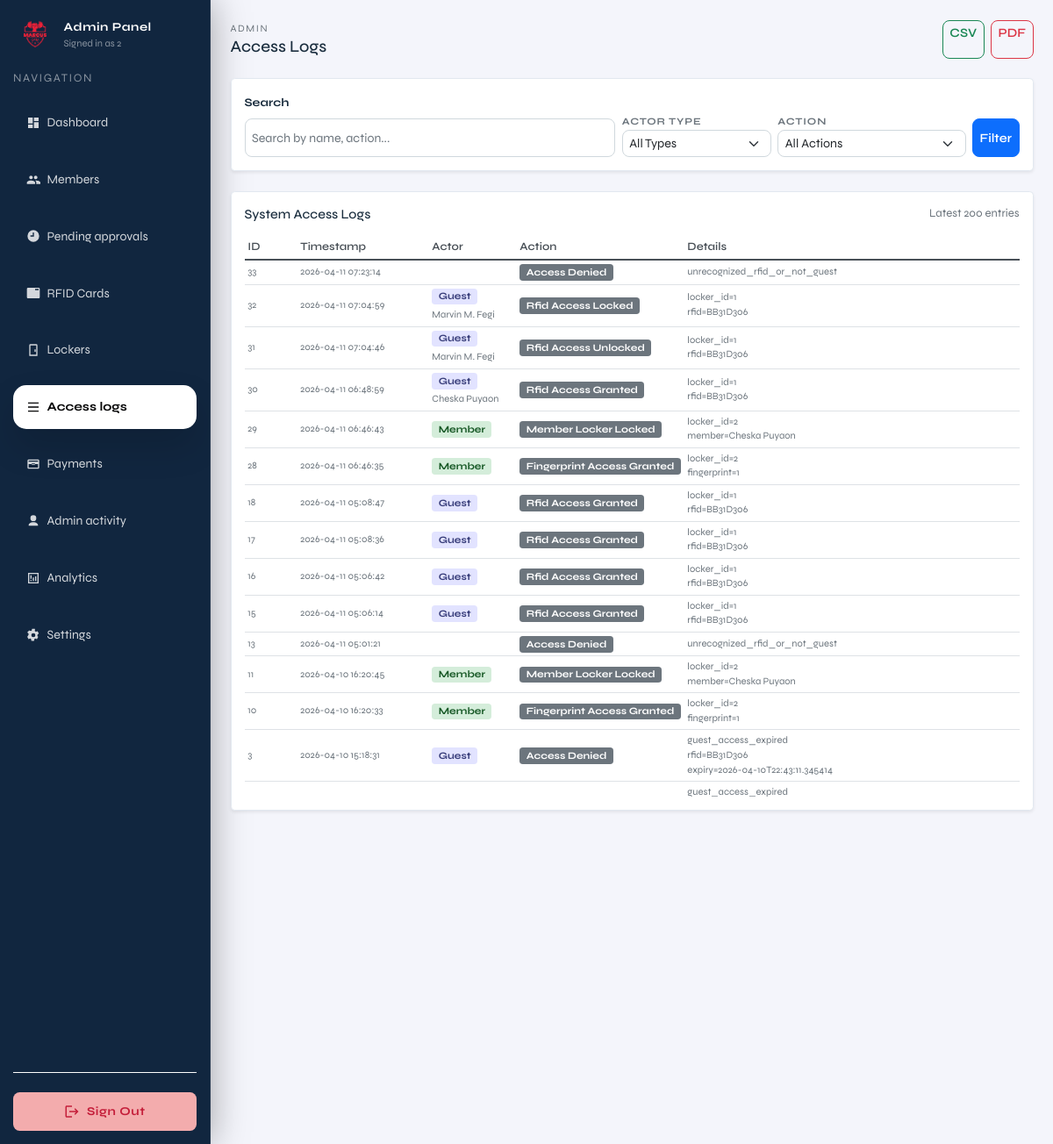
/admin/access-logs (signed in), run on the app's committed database.
### tables this page shows
CREATE TABLE access_logs (
              id INTEGER PRIMARY KEY AUTOINCREMENT,
              actor_type TEXT NOT NULL, -- member|guest|admin|system
              actor_ref TEXT,           -- e.g. member_id or rfid uid
              action TEXT NOT NULL,     -- e.g. unlock_requested|unlocked|denied
              detail TEXT,
              created_at TEXT NOT NULL DEFAULT (datetime('now'))
            );

### admin.py (the view)
@admin_bp.get("/access-logs")
def admin_access_logs():
    guard = _require_admin()
    if guard is not None:
        return guard
    q = (request.args.get("q") or "").strip()
    actor_type = (request.args.get("actor_type") or "").strip()
    action = (request.args.get("action") or "").strip()
    limit = int(request.args.get("limit", 200))
    with connect() as conn:
        query = """
            SELECT
                al.id,
                al.actor_type,
                al.actor_ref,
                al.action,
                al.detail,
                al.created_at,
                COALESCE(m.full_name, 'N/A') as actor_name
            FROM access_logs al
            LEFT JOIN members m ON al.actor_type = 'guest' AND CAST(al.actor_ref AS INTEGER) = m.id
            WHERE al.actor_type NOT IN ('admin', 'system', 'ir_sensor')
        """
        params = []
        if q:
            query += " AND (m.full_name LIKE ? OR al.detail LIKE ? OR al.action LIKE ?)"
            params.extend([f"%{q}%", f"%{q}%", f"%{q}%"])
        if actor_type:
            query += " AND al.actor_type = ?"
            params.append(actor_type)
        if action:
            query += " AND al.action = ?"
            params.append(action)
        query += " ORDER BY al.id DESC LIMIT ?"
        params.append(limit)
        logs = conn.execute(query, params).fetchall()
        actor_types = conn.execute(
            "SELECT DISTINCT actor_type FROM access_logs WHERE actor_type NOT IN ('admin', 'system', 'ir_sensor') ORDER BY actor_type"
        ).fetchall()
        actions = conn.execute(
            "SELECT DISTINCT action FROM access_logs WHERE actor_type NOT IN ('admin', 'system', 'ir_sensor') ORDER BY action"
        ).fetchall()
    return render_template(
        "admin/pages/admin_access_logs.html",
        logs=logs,
        q=q,
        actor_type=actor_type,
        action=action,
        limit=limit,
        actor_types=actor_types,
        actions=actions,
        current_page="access_logs",
        admin_username=session.get("admin_username"),
    )

### templates/admin/pages/admin_access_logs.html (shortened to what this page needs)
{% extends "admin/layout/admin.html" %}
{% block admin_content %}
  <div class="d-flex justify-content-between align-items-center mb-4">
    <div>
      <div class="text-muted" style="letter-spacing:0.14em; text-transform:uppercase; font-size:0.75rem;">Admin</div>
      <h5 class="mb-0">Access Logs</h5>
    </div>
    <div class="d-flex gap-2">
      <a href="{{ url_for('admin.export_access_logs_csv') }}" class="btn btn-sm btn-outline-success">
         CSV
      </a>
      <a href="{{ url_for('admin.export_access_logs_pdf') }}" class="btn btn-sm btn-outline-danger">
         PDF
      </a>
    </div>
  </div>
  <div class="card shadow-sm rounded-3 mb-4">
    <div class="card-body">
      <form method="get" action="/admin/access-logs" class="d-flex gap-2 flex-wrap align-items-end">
        <div class="flex-grow-1" style="min-width: 200px;">
          <label class="form-label small fw-bold">Search</label>
          <input name="q" value="{{ q }}" class="form-control form-control-sm" placeholder="Search by name, action..." />
        </div>
        <div style="min-width: 170px;">
          <label class="filter-label">Actor Type</label>
          <select name="actor_type" class="form-select form-select-sm">
            <option value="">All Types</option>
          </select>
        </div>
        <div style="min-width: 170px;">
          <label class="filter-label">Action</label>
          <select name="action" class="form-select form-select-sm">
            <option value="">All Actions</option>
          </select>
        </div>
        <div class="d-flex gap-2">
          <button class="btn btn-sm btn-primary" type="submit">Filter</button>
        </div>
      </form>
    </div>
  </div>
  <div class="card shadow-sm rounded-3">
    <div class="card-body">
      <div class="d-flex justify-content-between align-items-center mb-3">
        <h6 class="card-title mb-0">System Access Logs</h6>
        <span class="text-muted small">Latest {{ limit }} entries</span>
      </div>
      <div class="access-logs-wrapper table-responsive">
        <table class="table table-sm table-hover align-middle mb-0">
          <thead class="position-sticky" style="top: 0; background: white; z-index: 10;">
            <tr>
              <th style="width: 60px;">ID</th>
              <th style="width: 150px;">Timestamp</th>
              <th style="width: 100px;">Actor</th>
              <th style="width: 130px;">Action</th>
              <th>Details</th>
            </tr>
          </thead>
          <tbody>
            {% for log in logs %}
              <tr>
                <td class="text-muted small">{{ log["id"] }}</td>
                <td class="text-muted small" style="white-space: nowrap;">
                  {{ log["created_at"]|default("-") }}
                </td>
                <td>
                  <span class="badge badge-{{ log['actor_type']|lower }} px-2 py-1" style="font-size: 0.75rem;">
                    {{ log["actor_type"]|title }}
                  </span>
                  {% if log["actor_name"] and log["actor_name"] != "N/A" %}
                    <br/>
                    <small class="text-muted d-block mt-1">{{ log["actor_name"] }}</small>
                  {% endif %}
                </td>
                <td>
                  <span class="badge bg-secondary px-2 py-1" style="font-size: 0.75rem; text-transform: capitalize;">
                    {{ log["action"]|replace("_", " ")|title }}
                  </span>
                </td>
                <td class="text-muted small access-log-detail">
                  {% if log["detail"] %}
                    {{ log["detail"]|replace('; ', '<br>')|safe }}
                  {% else %}
                    <em>—</em>
                  {% endif %}
                </td>
              </tr>
            {% else %}
              <tr><td colspan="5" class="text-center text-muted py-4">No access logs found.</td></tr>
            {% endfor %}
          </tbody>
        </table>
      </div>
    </div>
  </div>
{% endblock %}

### templates/admin/layout/admin.html (shortened to what this page needs)
{% extends "layouts/base.html" %}
{% block body %}
<div class="d-flex">
  {% include "admin/components/sidebar.html" %}
  <main class="flex-grow-1 p-4" style="background: #f4f5fb;">
    {% block admin_content %}{% endblock %}
  </main>
</div>
{% endblock %}

### templates/layouts/base.html (shortened to what this page needs)
<!doctype html>
<html lang="en">
  <head>
    <link href="{{ url_for('static', filename='css/bootstrap.min.css') }}" rel="stylesheet" />
  </head>
  <body>
    {% block body %}{% endblock %}
  </body>
</html>

### templates/admin/components/sidebar.html (shortened to what this page needs)
<aside class="admin-sidebar p-3 d-flex flex-column" style="width: 240px;">
  <div class="d-flex align-items-center gap-2 mb-3">
    <img
      src="{{ url_for('static', filename='img/logo.png') }}"
      alt="Logo"
      width="50"
      height="50"
      style="object-fit:contain;"
    />
    <div>
      <div class="text-white fw-bold" style="font-size: 0.9rem; letter-spacing: 0.04em;">Admin Panel</div>
      <div class="text-white-50" style="font-size: 0.75rem;">Signed in as {{ admin_username or "admin" }}</div>
    </div>
  </div>
  <div class="text-white-50 small mb-3" style="letter-spacing: 0.12em; text-transform: uppercase;">
    Navigation
  </div>
  <nav class="nav flex-column gap-3 flex-grow-1">
    <a href="/admin" class="nav-link d-flex align-items-center gap-2 {% if current_page == 'dashboard' %}active{% endif %}">
      <svg width="16" height="16" viewBox="0 0 24 24" aria-hidden="true" style="flex-shrink:0;">
        <path fill="currentColor" d="M3 13h8V3H3v10Zm0 8h8v-6H3v6Zm10 0h8V11h-8v10Zm0-18v6h8V3h-8Z"/>
      </svg>
      <span>Dashboard</span>
    </a>
    <a href="/admin/members" class="nav-link d-flex align-items-center gap-2 {% if current_page == 'members' %}active{% endif %}">
      <span>Members</span>
    </a>
    <a href="/admin/pending" class="nav-link d-flex align-items-center gap-2 {% if current_page == 'pending' %}active{% endif %}">
      <svg width="16" height="16" viewBox="0 0 24 24" aria-hidden="true" style="flex-shrink:0;">
        <path fill="currentColor" d="M12 2a10 10 0 1 0 .01 20.01A10 10 0 0 0 12 2Zm1 11H7v-2h4V6h2v5Z"/>
      </svg>
      <span>Pending approvals</span>
    </a>
    <a href="/admin/rfid" class="nav-link d-flex align-items-center gap-2 {% if current_page == 'rfid' %}active{% endif %}">
      <svg width="16" height="16" viewBox="0 0 24 24" aria-hidden="true" style="flex-shrink:0;">
        <path fill="currentColor" d="M21 3H3c-1.1 0-2 .9-2 2v14c0 1.1.9 2 2 2h18c1.1 0 2-.9 2-2V5c0-1.1-.9-2-2-2Zm0 4h-6V5h6v2Z"/>
      </svg>
      <span>RFID Cards</span>
    </a>
    <a href="/admin/lockers" class="nav-link d-flex align-items-center gap-2 {% if current_page == 'lockers' %}active{% endif %}">
      <svg width="16" height="16" viewBox="0 0 24 24" aria-hidden="true" style="flex-shrink:0;">
        <path fill="currentColor" d="M7 2h10a2 2 0 0 1 2 2v18H5V4a2 2 0 0 1 2-2Zm0 2v16h10V4H7Zm7 7h2v4h-2v-4Z"/>
      </svg>
      <span>Lockers</span>
    </a>
    <a href="/admin/access-logs" class="nav-link d-flex align-items-center gap-2 {% if current_page == 'access_logs' %}active{% endif %}">
      <svg width="16" height="16" viewBox="0 0 24 24" aria-hidden="true" style="flex-shrink:0;">
        <path fill="currentColor" d="M3 4h18v2H3V4Zm0 14h18v2H3v-2Zm0-7h18v2H3v-2Z"/>
      </svg>
      <span>Access logs</span>
    </a>
    <a href="/admin/payments" class="nav-link d-flex align-items-center gap-2 {% if current_page == 'payments' %}active{% endif %}">
      <svg width="16" height="16" viewBox="0 0 24 24" aria-hidden="true" style="flex-shrink:0;">
        <path fill="currentColor" d="M20 4H4c-1.11 0-1.99.89-1.99 2L2 18c0 1.11.89 2 2 2h16c1.11 0 2-.89 2-2V6c0-1.11-.89-2-2-2Zm0 14H4v-6h16v6Zm0-10H4V6h16v2Zm-6 5h-4c-.55 0-1-.45-1-1s.45-1 1-1h4c.55 0 1 .45 1 1s-.45 1-1 1Z"/>
      </svg>
      <span>Payments</span>
    </a>
    <a href="/admin/admin-activity" class="nav-link d-flex align-items-center gap-2 {% if current_page == 'admin_activity' %}active{% endif %}">
      <svg width="16" height="16" viewBox="0 0 24 24" aria-hidden="true" style="flex-shrink:0;">
        <path fill="currentColor" d="M12 12a5 5 0 1 0-5-5 5 5 0 0 0 5 5Zm0 2c-4.42 0-8 2.24-8 5v1h16v-1c0-2.76-3.58-5-8-5Z"/>
      </svg>
      <span>Admin activity</span>
    </a>
    <a href="/admin/analytics" class="nav-link d-flex align-items-center gap-2 {% if current_page == 'analytics' %}active{% endif %}">
      <svg width="16" height="16" viewBox="0 0 24 24" aria-hidden="true" style="flex-shrink:0;">
        <path fill="currentColor" d="M3 3h18v18H3V3Zm2 2v14h14V5H5Zm2 10h2v2H7v-2Zm0-8h2v6H7V7Zm4 4h2v6h-2V11Zm4-2h2v8h-2V9Z"/>
      </svg>
      <span>Analytics</span>
    </a>
    <a href="/admin/settings" class="nav-link d-flex align-items-center gap-2 {% if current_page == 'settings' %}active{% endif %}">
      <span>Settings</span>
    </a>
  </nav>
  <div class="mt-auto pt-4 border-top border-white border-opacity-10">
    <a
      href="/admin/logout"
      class="btn w-100 d-flex align-items-center justify-content-center gap-2 fw-bold"
      style="background-color: rgba(255,180,180, 0.95); color: #c41e3a; padding: 0.75rem 1rem; border: none; border-radius: 0.5rem; font-size: 0.9rem; letter-spacing: 0.04em;"
    >
      <svg width="18" height="18" viewBox="0 0 24 24" fill="currentColor">
        <path d="M17 7l-1.41 1.41L18.17 11H8v2h10.17l-2.58 2.58L17 17l5-5zM4 5h8V3H4c-1.1 0-2 .9-2 2v14c0 1.1.9 2 2 2h8v-2H4V5z"/>
      </svg>
      <span>Sign Out</span>
    </a>
  </div>
</aside>

### data on the page
access_logs: id "33", created_at "2026-04-11 07:23:14", action "Access Denied", detail "unrecognized_rfid_or_not_guest"
access_logs: id "32", created_at "2026-04-11 07:04:59", actor_type "Guest", actor_name "Marvin M. Fegi", action "Rfid Access Locked", detail "locker_id=1 rfid=BB31D306"
access_logs: id "31", created_at "2026-04-11 07:04:46", actor_type "Guest", actor_name "Marvin M. Fegi", action "Rfid Access Unlocked", detail "locker_id=1 rfid=BB31D306"
access_logs: id "30", created_at "2026-04-11 06:48:59", actor_type "Guest", actor_name "Cheska Puyaon", action "Rfid Access Granted", detail "locker_id=1 rfid=BB31D306"
access_logs: id "29", created_at "2026-04-11 06:46:43", actor_type "Member", action "Member Locker Locked", detail "locker_id=2 member=Cheska Puyaon"
access_logs: id "28", created_at "2026-04-11 06:46:35", actor_type "Member", action "Fingerprint Access Granted", detail "locker_id=2 fingerprint=1"
access_logs: id "18", created_at "2026-04-11 05:08:47", actor_type "Guest", action "Rfid Access Granted", detail "locker_id=1 rfid=BB31D306"
access_logs: id "17", created_at "2026-04-11 05:08:36", actor_type "Guest", action "Rfid Access Granted", detail "locker_id=1 rfid=BB31D306"
access_logs: id "16", created_at "2026-04-11 05:06:42", actor_type "Guest", action "Rfid Access Granted", detail "locker_id=1 rfid=BB31D306"
access_logs: id "15", created_at "2026-04-11 05:06:14", actor_type "Guest", action "Rfid Access Granted", detail "locker_id=1 rfid=BB31D306"
access_logs: id "13", created_at "2026-04-11 05:01:21", action "Access Denied", detail "unrecognized_rfid_or_not_guest"
access_logs: id "11", created_at "2026-04-10 16:20:45", actor_type "Member", action "Member Locker Locked", detail "locker_id=2 member=Cheska Puyaon"
access_logs: id "10", created_at "2026-04-10 16:20:33", actor_type "Member", action "Fingerprint Access Granted", detail "locker_id=2 fingerprint=1"
access_logs: id "3", created_at "2026-04-10 15:18:31", actor_type "Guest", action "Access Denied", detail "guest_access_expired rfid=BB31D306 expiry=2026-04-10T22:43:11.345414"
access_logs: detail "guest_access_expired"

### other printed values
{{ admin_username or "admin" }} "2"
{{ limit }} "200"
